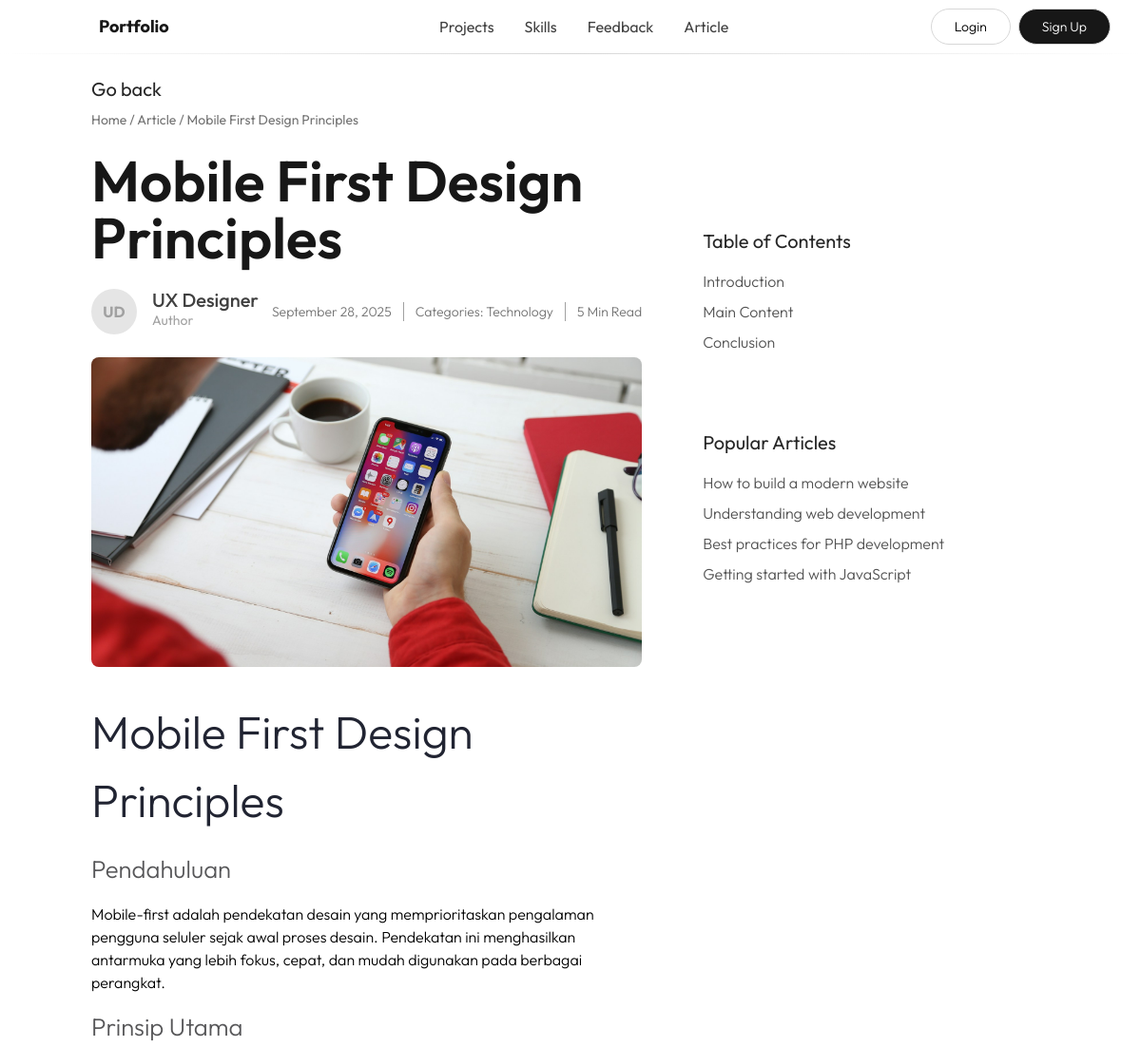
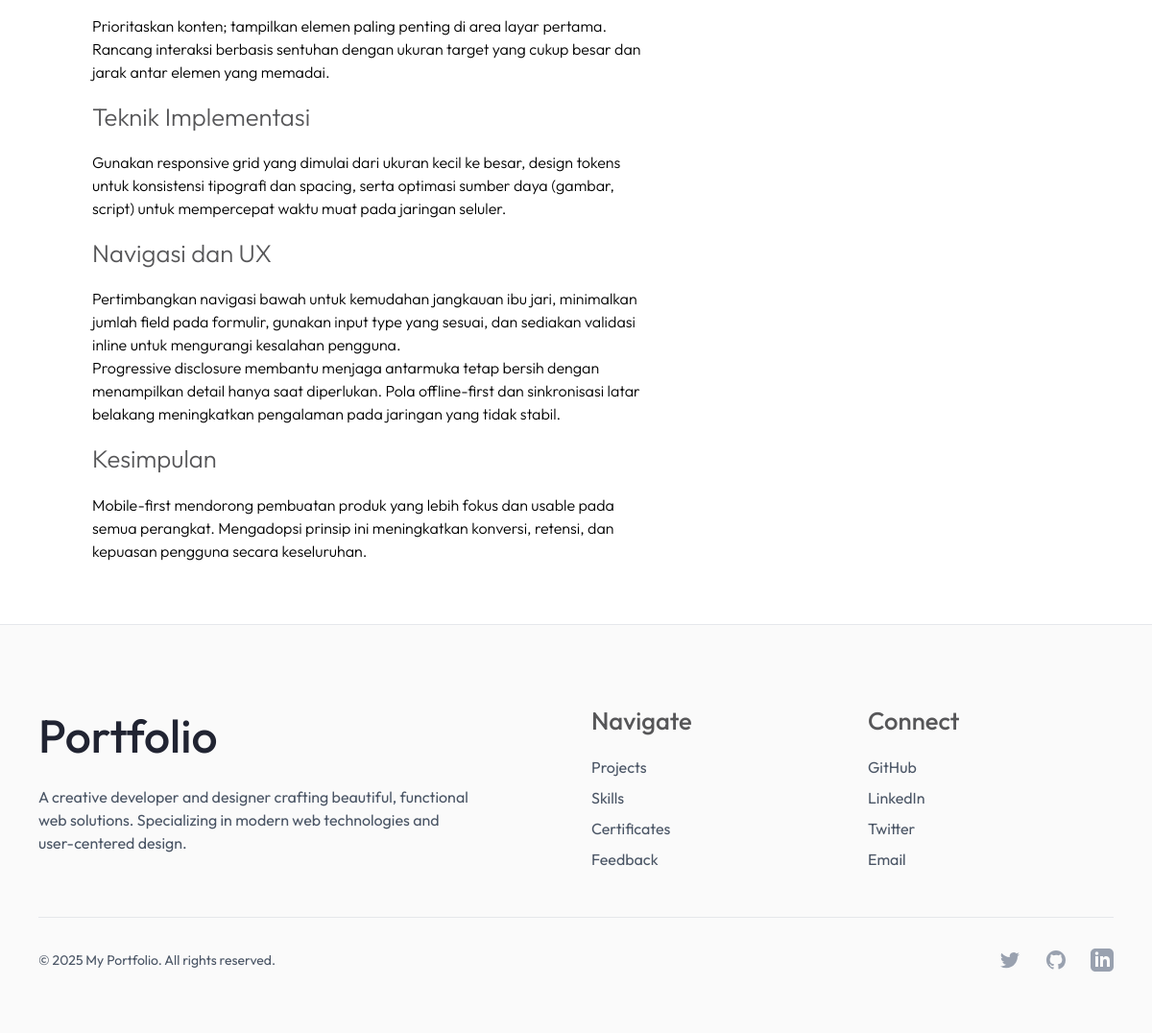
Page /modules/articles/article.php?id=5 on the committed database (2 pictures, top to bottom).
### tables this page shows
CREATE TABLE `tb_artikel` (
  `id` int(11) NOT NULL,
  `judul` varchar(255) NOT NULL,
  `isi` text NOT NULL,
  `kategori` varchar(100) NOT NULL,
  `publisher` varchar(100) NOT NULL,
  `gambar` varchar(255) NOT NULL,
  `tanggal` timestamp NOT NULL DEFAULT current_timestamp()
);

### app/Controllers/ArticleController.php (called while the page is built, shortened)
<?php
require_once '../../app/Models/Article.php';
require_once '../../app/Helpers/functions.php';
require_once '../../config/database.php';
class ArticleController
{
  private $articleModel;
  public function __construct()
  {
    global $con;
    $this->articleModel = new Article($con);
  }
  public function show($id)
  {
    $article = $this->articleModel->getArticleById($id);
    return $article;
  }
}

### app/Models/Article.php (called while the page is built, shortened)
<?php
class Article
{
  private $con;
  public function __construct($database)
  {
    $this->con = $database;
  }
  public function getArticleById($id)
  {
    $sql = "SELECT * FROM tb_artikel WHERE id = ?";
    $stmt = $this->con->prepare($sql);
    $stmt->bind_param("i", $id);
    $stmt->execute();
    $result = $stmt->get_result();
    return $result->fetch_assoc();
  }
}

### app/Helpers/functions.php (called while the page is built, shortened)
<?php
function formatDate($date)
{
  return date('F j, Y', strtotime($date));
}

### modules/articles/article.php (the view, shortened to what this page needs)
<?php
include '../../config/database.php';
include '../../app/Controllers/ArticleController.php';
$articleId = isset($_GET['id']) ? (int)$_GET['id'] : 0;
if ($articleId > 0) {
	$controller = new ArticleController();
	$article = $controller->show($articleId);
} else {
	header("Location: ../../index.php");
	exit;
}
?>
<!DOCTYPE html>
<html lang="en">
<head>
	<link rel="stylesheet" href="../../assets/css/output.css">
</head>
<body class="outfit-thin overflow-x-hidden">
	<div class="w-full">
		<div class="w-full fixed top-0 z-50 inset-x-0 h-auto bg-white/20 backdrop-blur-md">
			<div class="hidden p-2 md:flex items-center justify-between md:max-w-6xl md:mx-auto">
				<div class="px-18">
					<h1 class="text-lg outfit-bold text-neutral-900">Portfolio</h1>
				</div>
				<div class="flex items-center justify-center gap-4">
					<a href="../../index.php#projects" class="text-md outfit-regular p-2 text-neutral-700 hover:text-neutral-900 hover:text-shadow-sm transition-all">Projects</a>
					<a href="../../index.php#skills" class="text-md outfit-regular p-2 text-neutral-700 hover:text-neutral-900 hover:text-shadow-sm transition-all">Skills</a>
					<a href="../../index.php#feedback" class="text-md outfit-regular p-2 text-neutral-700 hover:text-neutral-900 hover:text-shadow-sm transition-all">Feedback</a>
					<a href="./index.php" class="text-md outfit-regular p-2 text-neutral-700 hover:text-neutral-900 hover:text-shadow-sm transition-all">Article</a>
				</div>
				<div class="flex items-center justify-end gap-2">
					<a href="../login/index.php" class="text-sm rounded-full border border-[#d7d7d7] px-6 py-2 hover:shadow-sm hover:bg-[#fafafa] transition-all">Login</a>
					<a href="../register/index.php" class="text-sm rounded-full bg-neutral-900 border border-[#d7d7d7] text-white px-6 py-2 hover:shadow-sm hover:bg-neutral-700 transition-all">Sign Up</a>
				</div>
			</div>
			<div class="w-full h-px bg-linear-to-r from-white via-[#d7d7d7] to-white"></div>
		</div>
		<div class="m-0 md:mx-24">
			<div class="mt-20 mb-6 p-4 md:p-0 space-y-2">
				<div class="">
					<a href="./index.php" class="text-neutral-800 text-xl outfit-regular hover:underline hover:text-neutral-900 transition-all">Go back</a>
				</div>
				<div class="">
					<p class="text-sm text-neutral-500 outfit-regular">Home / Article / <?= htmlspecialchars($article['judul']) ?></p>
				</div>
			</div>
			<div class="w-full grid md:grid-cols-5 gap-8 md:gap-16 p-4 md:p-0">
				<div class="md:col-span-3">
					<div class="">
						<h1 class="text-4xl sm:text-5xl md:text-6xl text-neutral-900 outfit-semibold"><?= htmlspecialchars($article['judul']) ?></h1>
					</div>
					<div class="my-6 flex flex-col sm:flex-row sm:items-center sm:justify-between gap-2">
						<div class="flex items-center gap-4">
							<div class="size-12 rounded-full bg-neutral-200 flex items-center justify-center text-center">
								<span class="text-md text-neutral-400 outfit-bold">
									<?php
									$publisher = $article['publisher'];
									$initials = '';
									$names = explode(' ', $publisher);
									foreach ($names as $name) {
										$initials .= strtoupper(substr($name, 0, 1));
									}
									echo $initials;
									?>
								</span>
							</div>
							<div class="">
								<h1 class="text-xl/4 text-neutral-700 outfit-medium"><?= htmlspecialchars($article['publisher']) ?></h1>
								<span class="text-sm text-neutral-400 outfit-regular">Author</span>
							</div>
						</div>
						<div class="flex items-center gap-3">
							<span class="text-sm text-neutral-500 outfit-thin"><?= formatDate($article['tanggal']) ?></span>
							<span class="text-sm text-neutral-500 outfit-thin">Categories: Technology</span>
							<span class="text-sm text-neutral-500 outfit-thin">5 Min Read</span>
						</div>
					</div>
					<div class="">
						<div class="mb-8 md:md-16">
							<img src="./uploads/<?= htmlspecialchars($article['gambar']) ?>" alt="<?= htmlspecialchars($article['judul']) ?>" class="w-full h-auto object-cover rounded-lg">
						</div>
						<div class="">
							<div class="article-content">
								<?= $article['isi'] ?>
							</div>
						</div>
					</div>
				</div>
				<div class="hidden md:block md:col-span-2">
					<div class="my-8 md:my-20">
						<h1 class="text-xl text-neutral-800 outfit-regular mb-4">Table of Contents</h1>
						<ol class="space-y-2">
							<li class="outift-thin"><a href="#" class="text-base text-neutral-600">Introduction</a></li>
							<li class="outift-thin"><a href="#" class="text-base text-neutral-600">Main Content</a></li>
							<li class="outift-thin"><a href="#" class="text-base text-neutral-600">Conclusion</a></li>
						</ol>
					</div>
					<div class="my-8 md:my-20">
						<h1 class="text-xl text-neutral-800 outfit-regular mb-4">Popular Articles</h1>
						<ol class="space-y-2">
							<li class="outift-thin"><a href="#" class="text-base text-neutral-600">How to build a modern website</a></li>
							<li class="outift-thin"><a href="#" class="text-base text-neutral-600">Understanding web development</a></li>
							<li class="outift-thin"><a href="#" class="text-base text-neutral-600">Best practices for PHP development</a></li>
							<li class="outift-thin"><a href="#" class="text-base text-neutral-600">Getting started with JavaScript</a></li>
						</ol>
					</div>
				</div>
			</div>
		</div>
		<?php
		include '../../includes/footer.php';
		?>
</body>
</html>

### modules/articles/article.php (style rules this page uses)
.outfit-thin { font-family: "Outfit", sans-serif; font-optical-sizing: auto; font-weight: 300; font-style: normal; }
.outfit-regular { font-family: "Outfit", sans-serif; font-optical-sizing: auto; font-weight: 400; font-style: normal; }
.outfit-medium { font-family: "Outfit", sans-serif; font-optical-sizing: auto; font-weight: 500; font-style: normal; }
.outfit-semibold { font-family: "Outfit", sans-serif; font-optical-sizing: auto; font-weight: 600; font-style: normal; }
.outfit-bold { font-family: "Outfit", sans-serif; font-optical-sizing: auto; font-weight: 700; font-style: normal; }
h3 { font-size: 3rem; color: #212432; margin: 18px 0px; }
h4 { font-size: 1.6rem; color: #565658; margin: 16px 0px; }

### rows in the picture
tb_artikel: judul "Mobile First Design Principles", publisher "UX Designer", tanggal "September 28, 2025", gambar (picture), isi "Mobile First Design Principles Pendahuluan Mobile-first adalah pendekatan desain yang memprioritaskan pengalaman pengguna seluler sejak awal proses desain. Pendekatan ini menghasilkan antarmuka yang lebih fokus, cepat, dan mudah digunakan pada berbagai perangkat. Prinsip Utama Prioritaskan konten; tampilkan elemen paling penting di area layar pertama. Rancang interaksi berbasis sentuhan dengan ukuran target yang cukup besar dan jarak antar elemen yang memadai. Teknik Implementasi Gunakan responsive grid yang dimulai dari ukuran kecil ke besar, design tokens untuk konsistensi tipografi dan spacing, serta optimasi sumber daya (gambar, script) untuk mempercepat waktu muat pada jaringan…"

### other values in the picture
$initials "UD"
